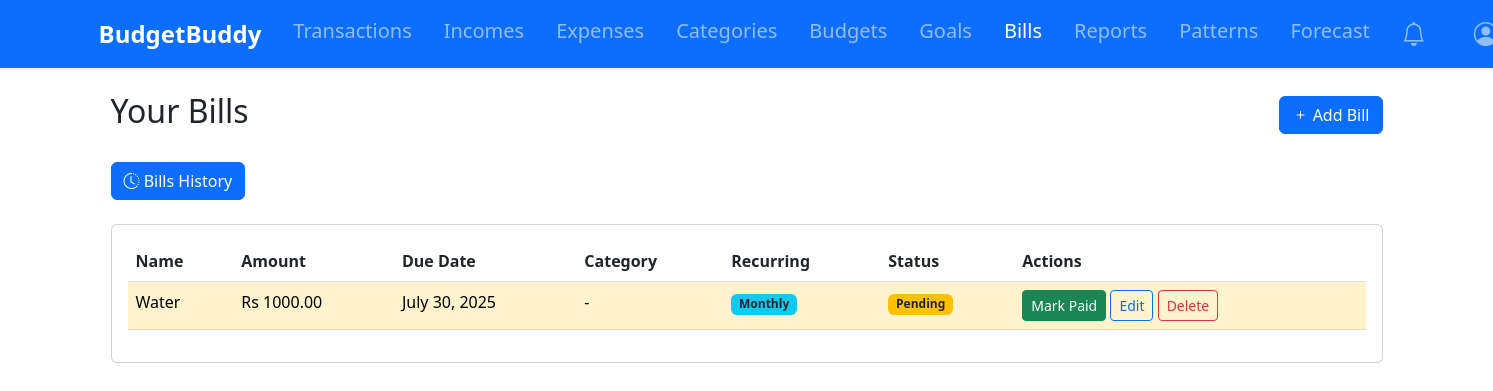
The app's page /bills/ (signed in) with its own data.
### tracker/models.py (models this page shows, shortened)
class Bill(models.Model):
    user = models.ForeignKey(User, on_delete=models.CASCADE)
    name = models.CharField(max_length=100)
    amount = models.DecimalField(max_digits=10, decimal_places=2)
    due_date = models.DateField()
    is_paid = models.BooleanField(default=False)
    paid_date = models.DateField(null=True, blank=True)
    category = models.ForeignKey(Category, on_delete=models.SET_NULL, null=True)
    recurring = models.BooleanField(default=False)
    recurring_frequency = models.CharField(max_length=20, blank=True, choices=[
        ('WEEKLY', 'Weekly'),
        ('MONTHLY', 'Monthly'),
        ('YEARLY', 'Yearly')
    ])

### tracker/views.py (the view)
# urls.py: path('bills/', bill_list, name='bill_list'),
@login_required
def bill_list(request):
    bills = Bill.objects.filter(
        user=request.user,
        is_paid = False,
        recurring = False
    ).order_by('due_date')
    bills = Bill.objects.filter(user=request.user, is_paid = False).order_by('due_date')
    return render(request, 'tracker/bill_list.html', {'bills': bills})

### tracker/context_processors.py (called while the page is built)
def notifications_count(request):
    if request.user.is_authenticated:
        return {
            'unread_notifications_count': Notification.objects.filter(
                user=request.user,
                is_read=False
            ).count()
        }
    return {'unread_notifications_count': 0}

### tracker/models.py (called while the page is built)
    def __str__(self):
        return f"{self.name} ({self.get_category_type_display()})"

    def progress(self):
        expenses = Transaction.objects.filter(
            user=self.user,
            category=self.category,
            date__gte=self.start_date,
            date__lte=self.end_date
        ).aggregate(total=models.Sum('amount'))['total'] or 0
        return (expenses / self.amount) * 100 if self.amount else 0

    def progress(self):
        return (self.current_amount / self.target_amount) * 100 if self.target_amount else 0

### tracker/utils.py (called while the page is built, shortened)
def should_send_notification(notification_type, user, message):
    now = timezone.now()
    threshold = {
        'BUDGET': timedelta(hours=12),
        'GOAL': timedelta(days=1),
        'BILL': timedelta(days=1)
    }.get(notification_type, timedelta(days=1))
    existing = Notification.objects.filter(
        user=user,
        notification_type=notification_type,
        message=message,
        is_active=True
    ).order_by('-last_sent').first()
    if not existing:
        return True
    if existing.repeat_frequency == 'ONCE':
        return False
    elif existing.repeat_frequency == 'DAILY' and (now - existing.last_sent) >= timedelta(days=1):
        return True
    elif existing.repeat_frequency == 'WEEKLY' and (now - existing.last_sent) >= timedelta(weeks=1):
        return True
    return False

def create_notification(user, message, notification_type, repeat_frequency='ONCE'):
    if should_send_notification(notification_type, user, message):
        Notification.objects.create(
            user=user,
            message=message,
            notification_type=notification_type,
            repeat_frequency=repeat_frequency
        )

def check_bill_reminders(user):
    try:
        prefs = NotificationPreference.objects.get(user=user)
    except NotificationPreference.DoesNotExist:
        prefs = NotificationPreference(user=user)
    if not prefs.bill_reminders:
        return
    upcoming_bills = Bill.objects.filter(
        user=user,
        is_paid=False,
        due_date__lte=timezone.now().date() + timedelta(days=prefs.bill_days_prior)
    )

### templates/tracker/bill_list.html
{% extends 'base.html' %}
{% block content %}
<div class="container">
    <div class="d-flex justify-content-between align-items-center mb-4">
        <h2>Your Bills</h2>
        <a href="{% url 'add_bill' %}" class="btn btn-primary">
            <i class="bi bi-plus"></i> Add Bill
        </a>
    </div>
    <div class="d-flex justify-content-between align-items-center mb-4">
        <a href="{% url 'bill_history' %}" class="btn btn-primary">
            <i class="bi bi-clock-history"></i> Bills History
        </a>
    </div>
    <div class="card">
        <div class="card-body">
           <table class="table">
                <thead>
                    <tr>
                        <th>Name</th>
                        <th>Amount</th>
                        <th>Due Date</th>
                        <th>Category</th>
                        <th>Recurring</th>
                        <th>Status</th>
                        <th>Actions</th>
                    </tr>
                </thead>
                <tbody>
                    {% for bill in bills %}
                   {% if not bill.is_paid or not bill.recurring %}
                    <tr class="{% if not bill.is_paid and bill.due_date < today %}table-danger{% elif not bill.is_paid %}table-warning{% endif %}">
                        <td>{{ bill.name }}</td>
                        <td>Rs {{ bill.amount }}</td>
                        <td>{{ bill.due_date }}</td>
                        <td>{{ bill.category.name|default:"-" }}
                        <td>
                            {% if bill.recurring %}
                                <span class="badge bg-info text-dark">{{ bill.get_recurring_frequency_display }}</span>
                            {% else %}
                                <span class="badge bg-secondary">One-time</span>
                           {% endif %}
                        </td>
                        <td>
                            {% if bill.is_paid %}
                                <span class="badge bg-success">Paid</span>
                            {% else %}
                                <span class="badge bg-warning text-dark">Pending</span>
                            {% endif %}
                        </td>
                        <td>
                            {% if not bill.is_paid %}
                                <a href="{% url 'mark_bill_paid' bill.id %}" class="btn btn-sm btn-success">
                                    Mark Paid
                                </a>
                            {% endif %}
                            <a href="{% url 'edit_bill' bill.id %}" class="btn btn-sm btn-outline-primary">Edit</a>
                            <a href="{% url 'delete_bill' bill.id %}" class="btn btn-sm btn-outline-danger">Delete</a>
                    </tr>
                    {% endif %}
                    {% empty %}
                    <tr>
                        <td colspan="5" class="text-center">No bills found</td>
                    </tr>
                    {% endfor %}
                </tbody>
            </table>
        </div>
    </div>
</div>
{% endblock %}

### records on screen
Bill: name "Water", amount "1000.00", due_date "July 30, 2025", category.name "-", recurring_frequency "Monthly", is_paid "Pending"
